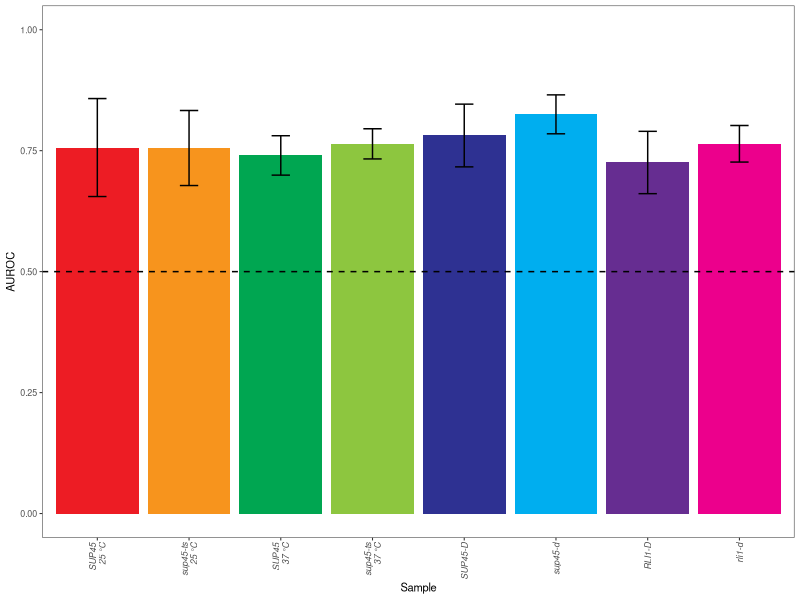

Here is the R script that generated this plot:
# ---------------------------------------
# Figure 4B
# ---------------------------------------

library(ggplot2)
library(dplyr)

df <- read.table("../Data/Data_Figure4B_AUROC_average.txt", header = TRUE)
df$sample <- recode_factor(df$sample, sup45_wt_25C = "SUP45\n25 °C", sup45_ts_25C = "sup45-ts\n25 °C",
                           sup45_wt_37C = "SUP45\n37 °C",  sup45_ts_37C = "sup45-ts\n37 °C", 
                           sup45_wt = "SUP45-D", sup45_d = "sup45-d", 
                           rli1_wt = "RLI1-D", rli1_d = "rli1-d")

# Set color for each sample (order is by the recode_factor)
p_col <- c("#ed1c24", "#f7941d", "#00a651", "#8dc63f", "#2e3192", "#00aeef", "#662d91", "#ec008c")

# Plot
f4b <- ggplot(data = df, aes(x = sample, y = ROC, fill = sample)) +
  geom_bar(stat = "identity", position = "dodge", color = NA) +
  geom_errorbar(aes(ymin = ROC-sd, ymax = ROC+sd), width = 0.2, position = position_dodge(0.9)) +
  geom_hline(yintercept = 0.5, color = "black", linetype = 2) +
  ylab("AUROC") + xlab("Sample") +
  coord_cartesian(ylim = c(0, 1)) +
  scale_fill_manual(values = p_col) +
  theme_bw(base_size = 8) + 
  theme(panel.grid = element_blank(), axis.text.x = element_text(face = "italic", angle = 90, hjust = 1, vjust = 0.5), 
        legend.position = "none")

# Save plot
ggsave(filename = "Figure4B_AUROC.pdf", plot = f4b, path = "../Plots", width = 3, height = 1.5, units = "in", dpi = 300)
